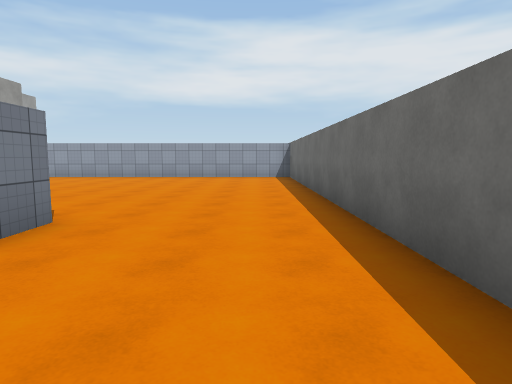
view 1 (above)

18 first-person views from a walk through a Unity game level. The camera is 1.5 m above the floor, tilts 6° down and sees 75° across. The floor is counted in squares, 2 m on a side. Each view is taken from the middle of a square. On the plan, view 1 faces up. The plan holds only what a view shows up to about 11 squares ahead; the rest is blank. The place goes on beyond the plan. Surface patterns are stand-ins for the level's own textures.

view 2
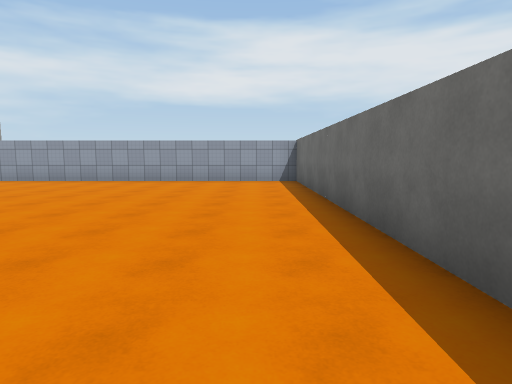

view 3
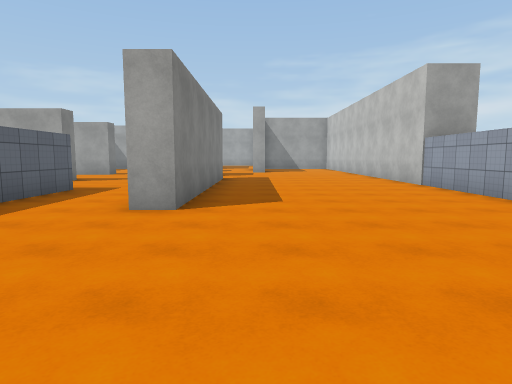

view 4
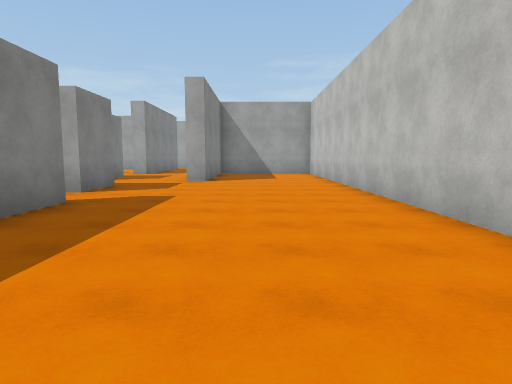

view 5
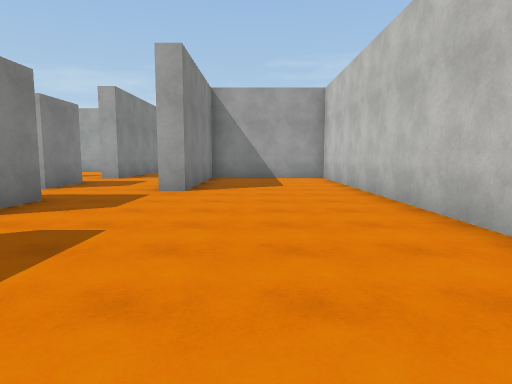

view 6
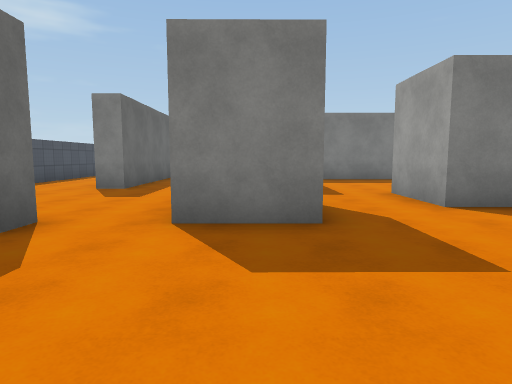

view 7
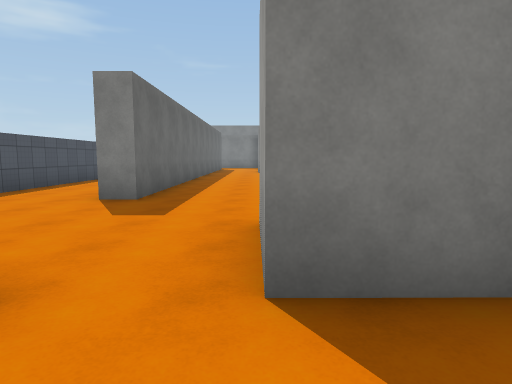

view 8
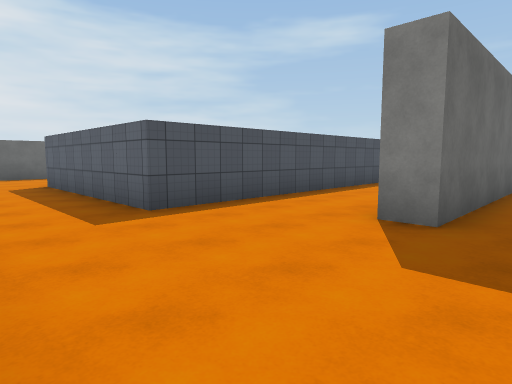

view 9
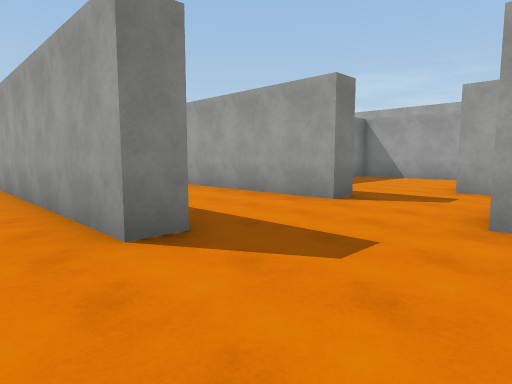

view 10
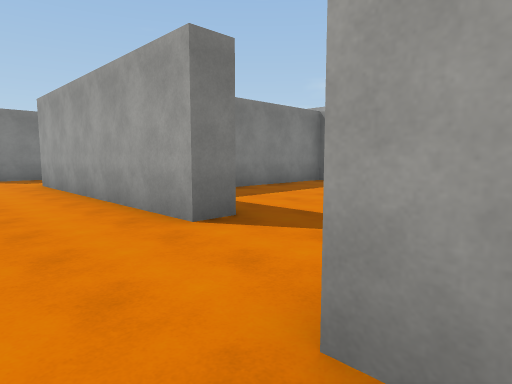

view 11
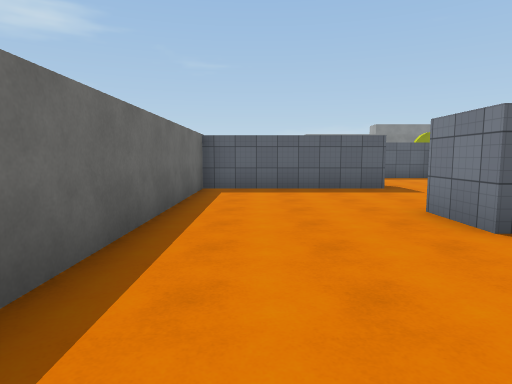

view 12
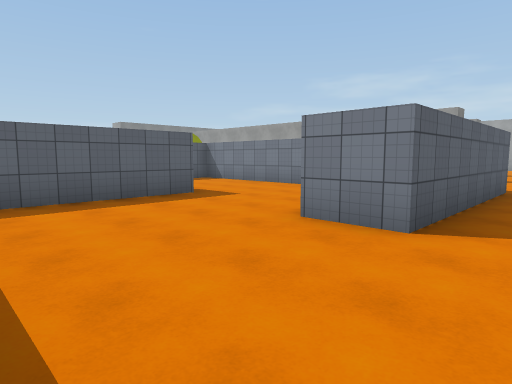

view 13
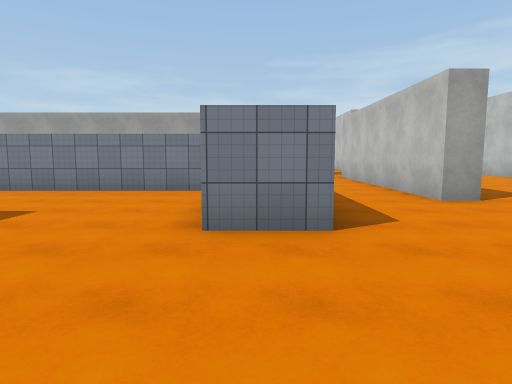

view 14
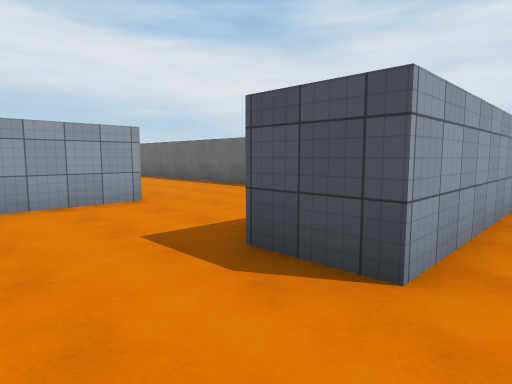

view 15
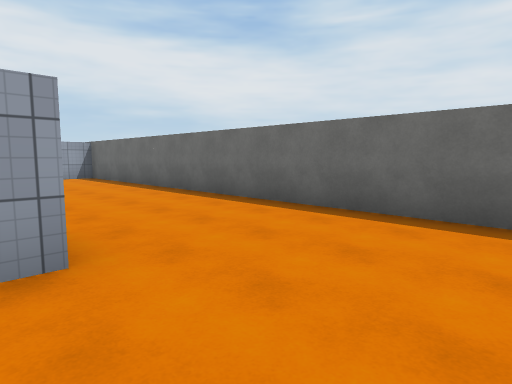

view 16
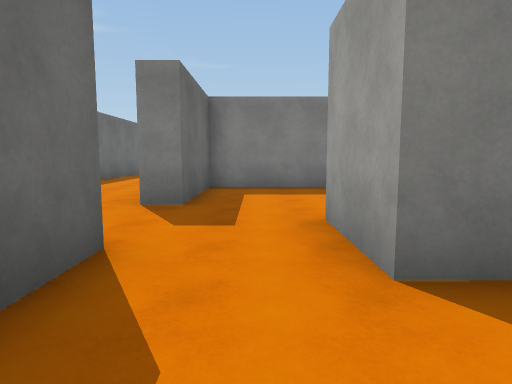

view 17
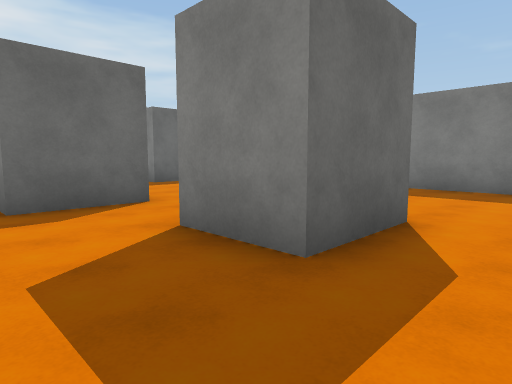

view 18
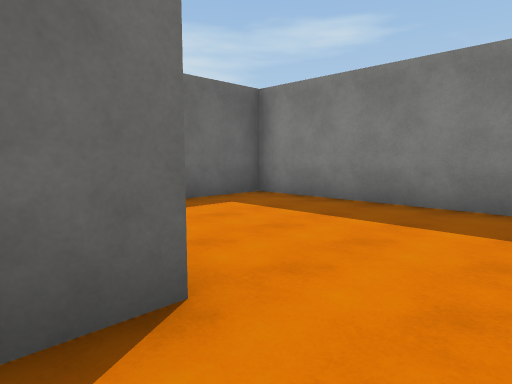

### Floor plan
Points are (right, up) in squares from view 1. A wall is a line through its corners. A room is listed if a view was taken in it or the views show most of it. See-through windows are left out.
Room 1 (views 1, 2, 3, 4, 5, 6, 7, 8, 9, 10, 11, 12, 13, 14, 15, 16)
walls: (-11.5, 6.1) (-11.5, 6.9) (-4.7, 6.9) (-4.7, 6.2) (-10.1, 6.2); (-6.4, 1.9) (-6.4, -3.2); (-14.7, 4.3) (-14.8, 6.3) (-13, 6.3) (-13, 4.3); (-14.7, 1.8) (-14.2, 1.8) (-14.2, -3.5); (-10.9, -3) (-10.9, 2.1) (-10.2, 2.1) (-10.2, -3.5); (-7.7, -3.5) (-7.7, 3.8) (-2.3, 3.8) (-2.3, 2.4) (-4.4, 2.4); (-18.5, 5) (-16.8, 5) (-16.8, 3); (0.6, -2.3) (-3.1, -2.3) (-3.1, -0.9) (1.3, -0.9) (1.3, 12.4) (-20, 12.4); (-20, 8.4) (-16.3, 8.4) (-16.3, 7.8)
ways out: opening at (-17.5, 6.5) to room 2; opening at (-16, 2) to room 2
Room 2 (views 17, 18)
walls: (-18.5, 3) (-18.5, 5); (-20.5, -1.3) (-14.7, -1.3) (-14.7, 1.8)
ways out: opening at (-17.5, 6.5) to room 1; opening at (-16, 2) to room 1

Positions as (right, up) in squares from view 1, and headings:
1: (0, 0), facing up
2: (0, 2), facing up
3: (0, 8), facing left
4: (-6, 10), facing left
5: (-9, 10), facing left
6: (-14, 10), facing down
7: (-13, 8), facing down
8: (-12, 6), facing down-right
9: (-9, 5), facing down-left
10: (-12, 5), facing down-left
11: (0, 7), facing down
12: (1, 5), facing down-left
13: (1, 3), facing left
14: (-5, -3), facing up-right
15: (-3, 0), facing up-right
16: (-16, 7), facing down
17: (-20, 7), facing down-right
18: (-20, 4), facing down-right
